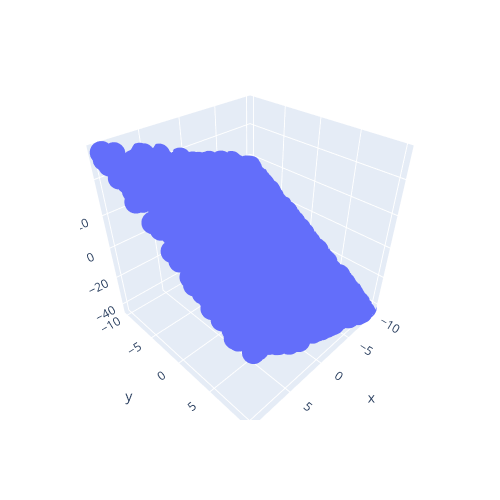

Notebook code for this chart:
### Code cell
x1N = x1.reshape(observaciones,)
x2N = x2.reshape(observaciones,)
metasN = metas.reshape(observaciones,)

fig = px.scatter_3d(x = x1N, y = x2N, z = metasN)

fig.update_layout(
    width = 500,
    height = 500,)

fig.show()

### Figure 1 — Plotly figure (JSON) as saved in the notebook; plotly's stock layout.template omitted (floating-point values rounded to 4 significant figures; data arrays with more than 128 entries replaced by an {"elided": "..."} marker saying what was removed)
{"data": [{"hovertemplate": "x=%{x}<br>y=%{y}<br>z=%{z}<extra></extra>", "legendgroup": "", "marker": {"color": "#636efa", "symbol": "circle"}, "mode": "markers", "name": "", "scene": "scene", "showlegend": false, "type": "scatter3d", "x": {"elided": "1000 float values"}, "y": {"elided": "1000 float values"}, "z": {"elided": "1000 float values"}}], "layout": {"height": 500, "legend": {"tracegroupgap": 0}, "margin": {"t": 60}, "scene": {"domain": {"x": [0, 1], "y": [0, 1]}, "xaxis": {"title": {"text": "x"}}, "yaxis": {"title": {"text": "y"}}, "zaxis": {"title": {"text": "z"}}}, "width": 500}}
